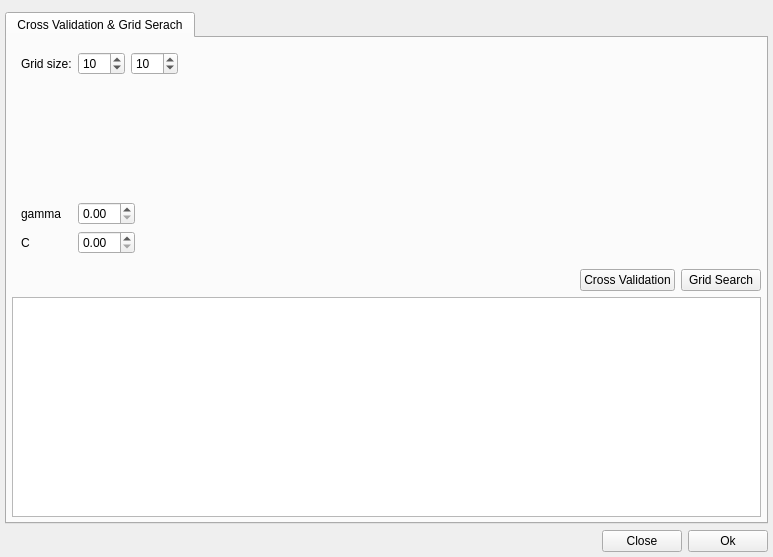
<?xml version="1.0" encoding="UTF-8"?>
<ui version="4.0">
 <class>Form</class>
 <widget class="QWidget" name="Form">
  <property name="geometry">
   <rect>
    <x>0</x>
    <y>0</y>
    <width>773</width>
    <height>557</height>
   </rect>
  </property>
  <property name="windowTitle">
   <string>Form</string>
  </property>
  <layout class="QGridLayout" name="gridLayout_2">
   <property name="leftMargin">
    <number>5</number>
   </property>
   <property name="topMargin">
    <number>12</number>
   </property>
   <property name="rightMargin">
    <number>5</number>
   </property>
   <property name="bottomMargin">
    <number>5</number>
   </property>
   <item row="0" column="0">
    <widget class="QTabWidget" name="tabWidget">
     <property name="currentIndex">
      <number>0</number>
     </property>
     <widget class="QWidget" name="tab">
      <attribute name="title">
       <string>Cross Validation &amp;&amp; Grid Serach</string>
      </attribute>
      <layout class="QVBoxLayout" name="verticalLayout">
       <property name="margin">
        <number>5</number>
       </property>
       <item>
        <widget class="QFrame" name="frame">
         <layout class="QFormLayout" name="formLayout">
          <property name="fieldGrowthPolicy">
           <enum>QFormLayout::FieldsStayAtSizeHint</enum>
          </property>
          <item row="0" column="0">
           <widget class="QLabel" name="label">
            <property name="text">
             <string>Grid size:</string>
            </property>
           </widget>
          </item>
          <item row="0" column="1">
           <layout class="QHBoxLayout" name="horizontalLayout">
            <item>
             <widget class="QSpinBox" name="spinBox_2">
              <property name="maximum">
               <number>666</number>
              </property>
              <property name="value">
               <number>10</number>
              </property>
             </widget>
            </item>
            <item>
             <widget class="QSpinBox" name="spinBox">
              <property name="maximum">
               <number>666</number>
              </property>
              <property name="value">
               <number>10</number>
              </property>
             </widget>
            </item>
           </layout>
          </item>
          <item row="2" column="0">
           <widget class="QLabel" name="label_2">
            <property name="toolTip">
             <string>&lt;html&gt;&lt;head/&gt;&lt;body&gt;&lt;p&gt;Kernel parameter&lt;/p&gt;&lt;p&gt;&lt;br/&gt;&lt;/p&gt;&lt;/body&gt;&lt;/html&gt;</string>
            </property>
            <property name="text">
             <string>gamma</string>
            </property>
           </widget>
          </item>
          <item row="2" column="1">
           <widget class="QDoubleSpinBox" name="gamma"/>
          </item>
          <item row="3" column="0">
           <widget class="QLabel" name="label_3">
            <property name="toolTip">
             <string>&lt;html&gt;&lt;head/&gt;&lt;body&gt;&lt;p&gt;Regularisation constant&lt;/p&gt;&lt;/body&gt;&lt;/html&gt;</string>
            </property>
            <property name="text">
             <string>C</string>
            </property>
           </widget>
          </item>
          <item row="3" column="1">
           <widget class="QDoubleSpinBox" name="regularisationConstant"/>
          </item>
          <item row="1" column="1">
           <spacer name="verticalSpacer">
            <property name="orientation">
             <enum>Qt::Vertical</enum>
            </property>
            <property name="sizeHint" stdset="0">
             <size>
              <width>20</width>
              <height>10</height>
             </size>
            </property>
           </spacer>
          </item>
         </layout>
        </widget>
       </item>
       <item>
        <layout class="QHBoxLayout" name="horizontalLayout_3">
         <item>
          <spacer name="horizontalSpacer_2">
           <property name="orientation">
            <enum>Qt::Horizontal</enum>
           </property>
           <property name="sizeHint" stdset="0">
            <size>
             <width>40</width>
             <height>20</height>
            </size>
           </property>
          </spacer>
         </item>
         <item>
          <widget class="QPushButton" name="pushButton_4">
           <property name="text">
            <string>Cross Validation</string>
           </property>
          </widget>
         </item>
         <item>
          <widget class="QPushButton" name="pushButton">
           <property name="text">
            <string>Grid Search</string>
           </property>
          </widget>
         </item>
        </layout>
       </item>
       <item>
        <widget class="QTextEdit" name="output">
         <property name="textInteractionFlags">
          <set>Qt::TextSelectableByKeyboard|Qt::TextSelectableByMouse</set>
         </property>
        </widget>
       </item>
      </layout>
     </widget>
    </widget>
   </item>
   <item row="1" column="0">
    <layout class="QHBoxLayout" name="horizontalLayout_2">
     <item>
      <spacer name="horizontalSpacer">
       <property name="orientation">
        <enum>Qt::Horizontal</enum>
       </property>
       <property name="sizeHint" stdset="0">
        <size>
         <width>40</width>
         <height>20</height>
        </size>
       </property>
      </spacer>
     </item>
     <item>
      <widget class="QPushButton" name="pushButton_2">
       <property name="text">
        <string>Close</string>
       </property>
      </widget>
     </item>
     <item>
      <widget class="QPushButton" name="pushButton_3">
       <property name="text">
        <string>Ok</string>
       </property>
      </widget>
     </item>
    </layout>
   </item>
  </layout>
 </widget>
 <resources/>
 <connections/>
</ui>
